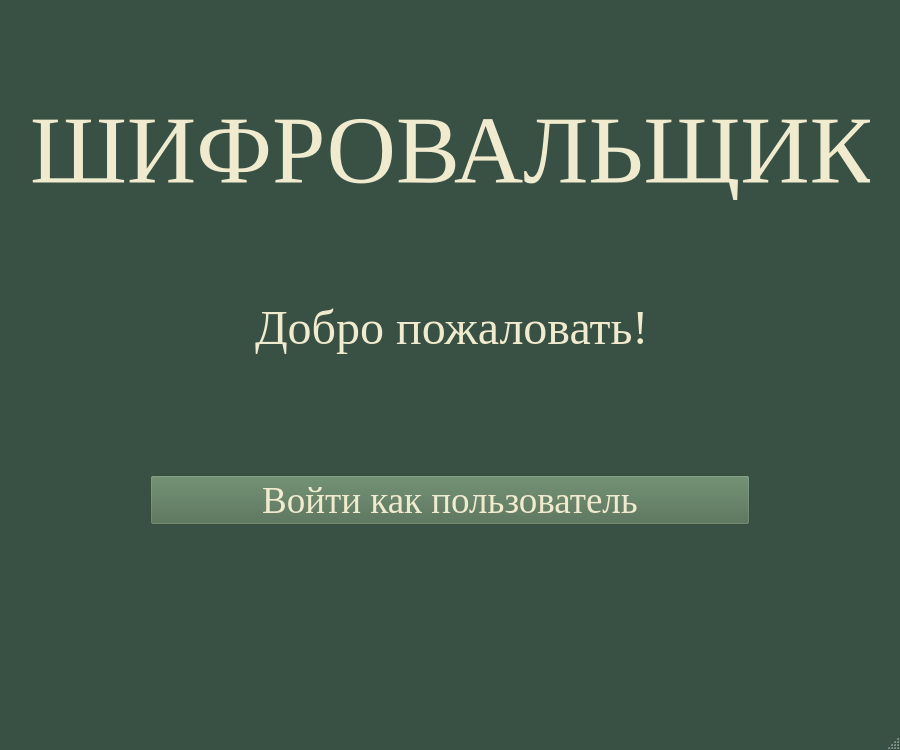
<?xml version="1.0" encoding="UTF-8"?>
<ui version="4.0">
 <class>home_screen</class>
 <widget class="QMainWindow" name="home_screen">
  <property name="geometry">
   <rect>
    <x>0</x>
    <y>0</y>
    <width>900</width>
    <height>750</height>
   </rect>
  </property>
  <property name="palette">
   <palette>
    <active>
     <colorrole role="WindowText">
      <brush brushstyle="SolidPattern">
       <color alpha="255">
        <red>240</red>
        <green>235</green>
        <blue>206</blue>
       </color>
      </brush>
     </colorrole>
     <colorrole role="Text">
      <brush brushstyle="SolidPattern">
       <color alpha="255">
        <red>240</red>
        <green>235</green>
        <blue>206</blue>
       </color>
      </brush>
     </colorrole>
     <colorrole role="Base">
      <brush brushstyle="SolidPattern">
       <color alpha="255">
        <red>255</red>
        <green>255</green>
        <blue>255</blue>
       </color>
      </brush>
     </colorrole>
     <colorrole role="Window">
      <brush brushstyle="SolidPattern">
       <color alpha="255">
        <red>57</red>
        <green>81</green>
        <blue>68</blue>
       </color>
      </brush>
     </colorrole>
     <colorrole role="PlaceholderText">
      <brush brushstyle="NoBrush">
       <color alpha="128">
        <red>240</red>
        <green>235</green>
        <blue>206</blue>
       </color>
      </brush>
     </colorrole>
    </active>
    <inactive>
     <colorrole role="WindowText">
      <brush brushstyle="SolidPattern">
       <color alpha="255">
        <red>240</red>
        <green>235</green>
        <blue>206</blue>
       </color>
      </brush>
     </colorrole>
     <colorrole role="Text">
      <brush brushstyle="SolidPattern">
       <color alpha="255">
        <red>240</red>
        <green>235</green>
        <blue>206</blue>
       </color>
      </brush>
     </colorrole>
     <colorrole role="Base">
      <brush brushstyle="SolidPattern">
       <color alpha="255">
        <red>255</red>
        <green>255</green>
        <blue>255</blue>
       </color>
      </brush>
     </colorrole>
     <colorrole role="Window">
      <brush brushstyle="SolidPattern">
       <color alpha="255">
        <red>57</red>
        <green>81</green>
        <blue>68</blue>
       </color>
      </brush>
     </colorrole>
     <colorrole role="PlaceholderText">
      <brush brushstyle="NoBrush">
       <color alpha="128">
        <red>240</red>
        <green>235</green>
        <blue>206</blue>
       </color>
      </brush>
     </colorrole>
    </inactive>
    <disabled>
     <colorrole role="WindowText">
      <brush brushstyle="SolidPattern">
       <color alpha="255">
        <red>120</red>
        <green>120</green>
        <blue>120</blue>
       </color>
      </brush>
     </colorrole>
     <colorrole role="Text">
      <brush brushstyle="SolidPattern">
       <color alpha="255">
        <red>120</red>
        <green>120</green>
        <blue>120</blue>
       </color>
      </brush>
     </colorrole>
     <colorrole role="Base">
      <brush brushstyle="SolidPattern">
       <color alpha="255">
        <red>57</red>
        <green>81</green>
        <blue>68</blue>
       </color>
      </brush>
     </colorrole>
     <colorrole role="Window">
      <brush brushstyle="SolidPattern">
       <color alpha="255">
        <red>57</red>
        <green>81</green>
        <blue>68</blue>
       </color>
      </brush>
     </colorrole>
     <colorrole role="PlaceholderText">
      <brush brushstyle="NoBrush">
       <color alpha="128">
        <red>240</red>
        <green>235</green>
        <blue>206</blue>
       </color>
      </brush>
     </colorrole>
    </disabled>
   </palette>
  </property>
  <property name="font">
   <font>
    <family>Times New Roman</family>
    <pointsize>14</pointsize>
   </font>
  </property>
  <property name="windowTitle">
   <string>Добро пожаловать!</string>
  </property>
  <widget class="QWidget" name="centralwidget">
   <widget class="QLabel" name="label">
    <property name="geometry">
     <rect>
      <x>30</x>
      <y>100</y>
      <width>840</width>
      <height>100</height>
     </rect>
    </property>
    <property name="font">
     <font>
      <family>Times New Roman</family>
      <pointsize>72</pointsize>
     </font>
    </property>
    <property name="text">
     <string>ШИФРОВАЛЬЩИК</string>
    </property>
   </widget>
   <widget class="QPushButton" name="pushButton">
    <property name="geometry">
     <rect>
      <x>150</x>
      <y>475</y>
      <width>600</width>
      <height>50</height>
     </rect>
    </property>
    <property name="palette">
     <palette>
      <active>
       <colorrole role="WindowText">
        <brush brushstyle="SolidPattern">
         <color alpha="255">
          <red>240</red>
          <green>235</green>
          <blue>206</blue>
         </color>
        </brush>
       </colorrole>
       <colorrole role="Button">
        <brush brushstyle="SolidPattern">
         <color alpha="255">
          <red>78</red>
          <green>108</green>
          <blue>80</blue>
         </color>
        </brush>
       </colorrole>
       <colorrole role="Text">
        <brush brushstyle="SolidPattern">
         <color alpha="255">
          <red>240</red>
          <green>235</green>
          <blue>206</blue>
         </color>
        </brush>
       </colorrole>
       <colorrole role="ButtonText">
        <brush brushstyle="SolidPattern">
         <color alpha="255">
          <red>240</red>
          <green>235</green>
          <blue>206</blue>
         </color>
        </brush>
       </colorrole>
       <colorrole role="Base">
        <brush brushstyle="SolidPattern">
         <color alpha="255">
          <red>78</red>
          <green>108</green>
          <blue>80</blue>
         </color>
        </brush>
       </colorrole>
       <colorrole role="Window">
        <brush brushstyle="SolidPattern">
         <color alpha="255">
          <red>78</red>
          <green>108</green>
          <blue>80</blue>
         </color>
        </brush>
       </colorrole>
       <colorrole role="PlaceholderText">
        <brush brushstyle="NoBrush">
         <color alpha="128">
          <red>240</red>
          <green>235</green>
          <blue>206</blue>
         </color>
        </brush>
       </colorrole>
      </active>
      <inactive>
       <colorrole role="WindowText">
        <brush brushstyle="SolidPattern">
         <color alpha="255">
          <red>240</red>
          <green>235</green>
          <blue>206</blue>
         </color>
        </brush>
       </colorrole>
       <colorrole role="Button">
        <brush brushstyle="SolidPattern">
         <color alpha="255">
          <red>78</red>
          <green>108</green>
          <blue>80</blue>
         </color>
        </brush>
       </colorrole>
       <colorrole role="Text">
        <brush brushstyle="SolidPattern">
         <color alpha="255">
          <red>240</red>
          <green>235</green>
          <blue>206</blue>
         </color>
        </brush>
       </colorrole>
       <colorrole role="ButtonText">
        <brush brushstyle="SolidPattern">
         <color alpha="255">
          <red>240</red>
          <green>235</green>
          <blue>206</blue>
         </color>
        </brush>
       </colorrole>
       <colorrole role="Base">
        <brush brushstyle="SolidPattern">
         <color alpha="255">
          <red>78</red>
          <green>108</green>
          <blue>80</blue>
         </color>
        </brush>
       </colorrole>
       <colorrole role="Window">
        <brush brushstyle="SolidPattern">
         <color alpha="255">
          <red>78</red>
          <green>108</green>
          <blue>80</blue>
         </color>
        </brush>
       </colorrole>
       <colorrole role="PlaceholderText">
        <brush brushstyle="NoBrush">
         <color alpha="128">
          <red>240</red>
          <green>235</green>
          <blue>206</blue>
         </color>
        </brush>
       </colorrole>
      </inactive>
      <disabled>
       <colorrole role="WindowText">
        <brush brushstyle="SolidPattern">
         <color alpha="255">
          <red>240</red>
          <green>235</green>
          <blue>206</blue>
         </color>
        </brush>
       </colorrole>
       <colorrole role="Button">
        <brush brushstyle="SolidPattern">
         <color alpha="255">
          <red>78</red>
          <green>108</green>
          <blue>80</blue>
         </color>
        </brush>
       </colorrole>
       <colorrole role="Text">
        <brush brushstyle="SolidPattern">
         <color alpha="255">
          <red>240</red>
          <green>235</green>
          <blue>206</blue>
         </color>
        </brush>
       </colorrole>
       <colorrole role="ButtonText">
        <brush brushstyle="SolidPattern">
         <color alpha="255">
          <red>240</red>
          <green>235</green>
          <blue>206</blue>
         </color>
        </brush>
       </colorrole>
       <colorrole role="Base">
        <brush brushstyle="SolidPattern">
         <color alpha="255">
          <red>78</red>
          <green>108</green>
          <blue>80</blue>
         </color>
        </brush>
       </colorrole>
       <colorrole role="Window">
        <brush brushstyle="SolidPattern">
         <color alpha="255">
          <red>78</red>
          <green>108</green>
          <blue>80</blue>
         </color>
        </brush>
       </colorrole>
       <colorrole role="PlaceholderText">
        <brush brushstyle="NoBrush">
         <color alpha="128">
          <red>240</red>
          <green>235</green>
          <blue>206</blue>
         </color>
        </brush>
       </colorrole>
      </disabled>
     </palette>
    </property>
    <property name="font">
     <font>
      <family>Times New Roman</family>
      <pointsize>28</pointsize>
     </font>
    </property>
    <property name="styleSheet">
     <string notr="true">color: rgb(240, 235, 206);
background-color: rgb(78, 108, 80);</string>
    </property>
    <property name="text">
     <string>Войти как пользователь</string>
    </property>
   </widget>
   <widget class="QLabel" name="label_2">
    <property name="geometry">
     <rect>
      <x>830</x>
      <y>20</y>
      <width>250</width>
      <height>125</height>
     </rect>
    </property>
    <property name="text">
     <string/>
    </property>
   </widget>
   <widget class="QLabel" name="label_3">
    <property name="geometry">
     <rect>
      <x>255</x>
      <y>300</y>
      <width>390</width>
      <height>55</height>
     </rect>
    </property>
    <property name="font">
     <font>
      <family>Times New Roman</family>
      <pointsize>36</pointsize>
     </font>
    </property>
    <property name="text">
     <string>Добро пожаловать!</string>
    </property>
   </widget>
  </widget>
  <widget class="QMenuBar" name="menubar">
   <property name="geometry">
    <rect>
     <x>0</x>
     <y>0</y>
     <width>900</width>
     <height>27</height>
    </rect>
   </property>
  </widget>
  <widget class="QStatusBar" name="statusbar"/>
 </widget>
 <resources/>
 <connections/>
</ui>
